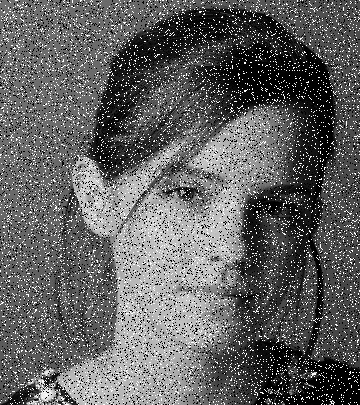
#> input picture data/original/emma_salt_pepper.jpg, 360 x 405 px
$ jupyter execute q9.ipynb
#> lines starting #> are read from the running program, lines starting #| are printed output that depends on the picture
Step 1: Load Image

[cell 1]
import cv2
import numpy as np
import matplotlib.pyplot as plt

image_path = "../data/original/emma_salt_pepper.jpg"
img = cv2.imread(image_path, cv2.IMREAD_GRAYSCALE)
#> img is the input picture: shape (405, 360); min 0, max 255, mean 97.6

if img is None:
    raise FileNotFoundError("Image not found")

plt.imshow(img, cmap='gray')
plt.title("Original Image")
plt.axis("off")
plt.show()

Step 2: Apply Unsharp Masking

[cell 2]
# Gaussian blur
blurred = cv2.GaussianBlur(img, (5,5), sigmaX=1.0)
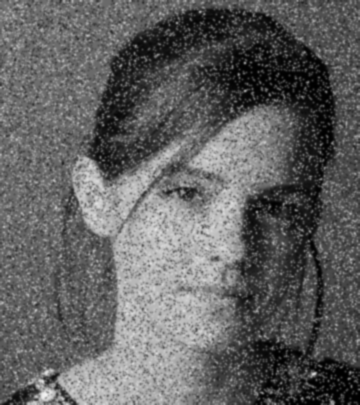
#> blurred: shape (405, 360); min 0, max 243, mean 97.6

# Unsharp masking
k = 1.5  # sharpening strength
sharpened = cv2.addWeighted(img, 1 + k, blurred, -k, 0)
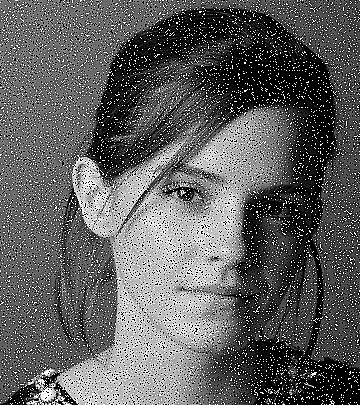
#> sharpened: shape (405, 360); min 0, max 255, mean 95.1

plt.figure(figsize=(10,4))

plt.subplot(1,2,1)
plt.imshow(blurred, cmap='gray')
plt.title("Blurred Image")
plt.axis("off")

plt.subplot(1,2,2)
plt.imshow(sharpened, cmap='gray')
plt.title("Sharpened Image (Unsharp Mask)")
plt.axis("off")

plt.show()
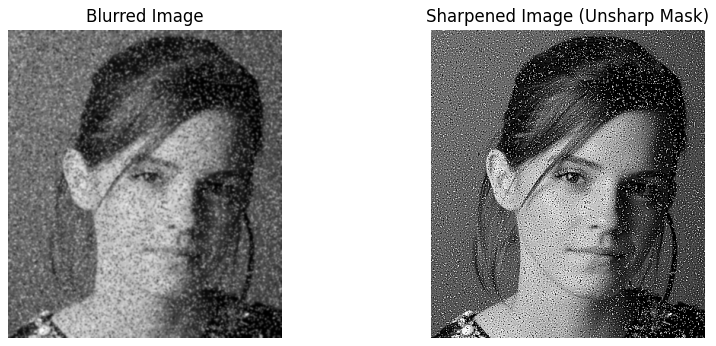
#> figure drawn by matplotlib, 2 panels

$ run again, with data/original/highlights_and_shadows.jpg copied over data/original/emma_salt_pepper.jpg
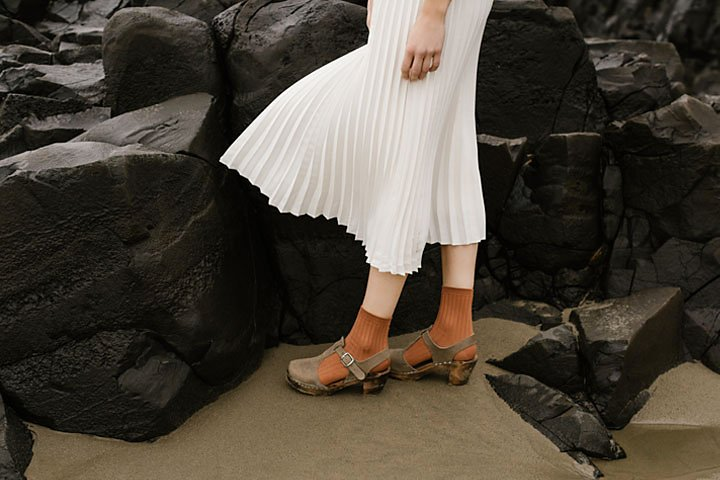
#> input picture data/original/highlights_and_shadows.jpg, 720 x 480 px
#> `img = cv2.imread(image_path, cv2.IMREAD_GRAYSCALE)`:
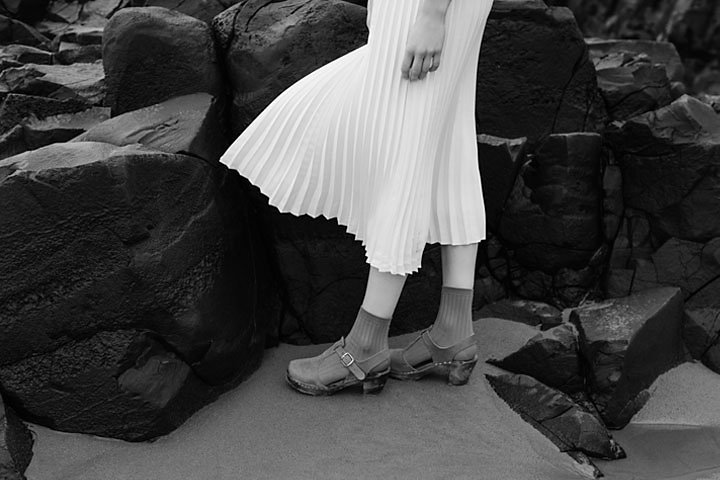
#> img: shape (480, 720); min 0, max 255, mean 69.5
#> `plt.show()`:
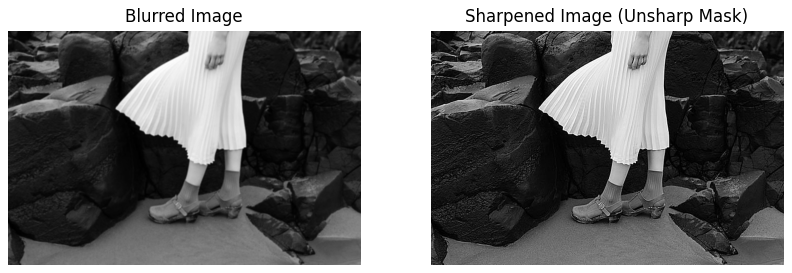
#> figure drawn by matplotlib, 2 panels
